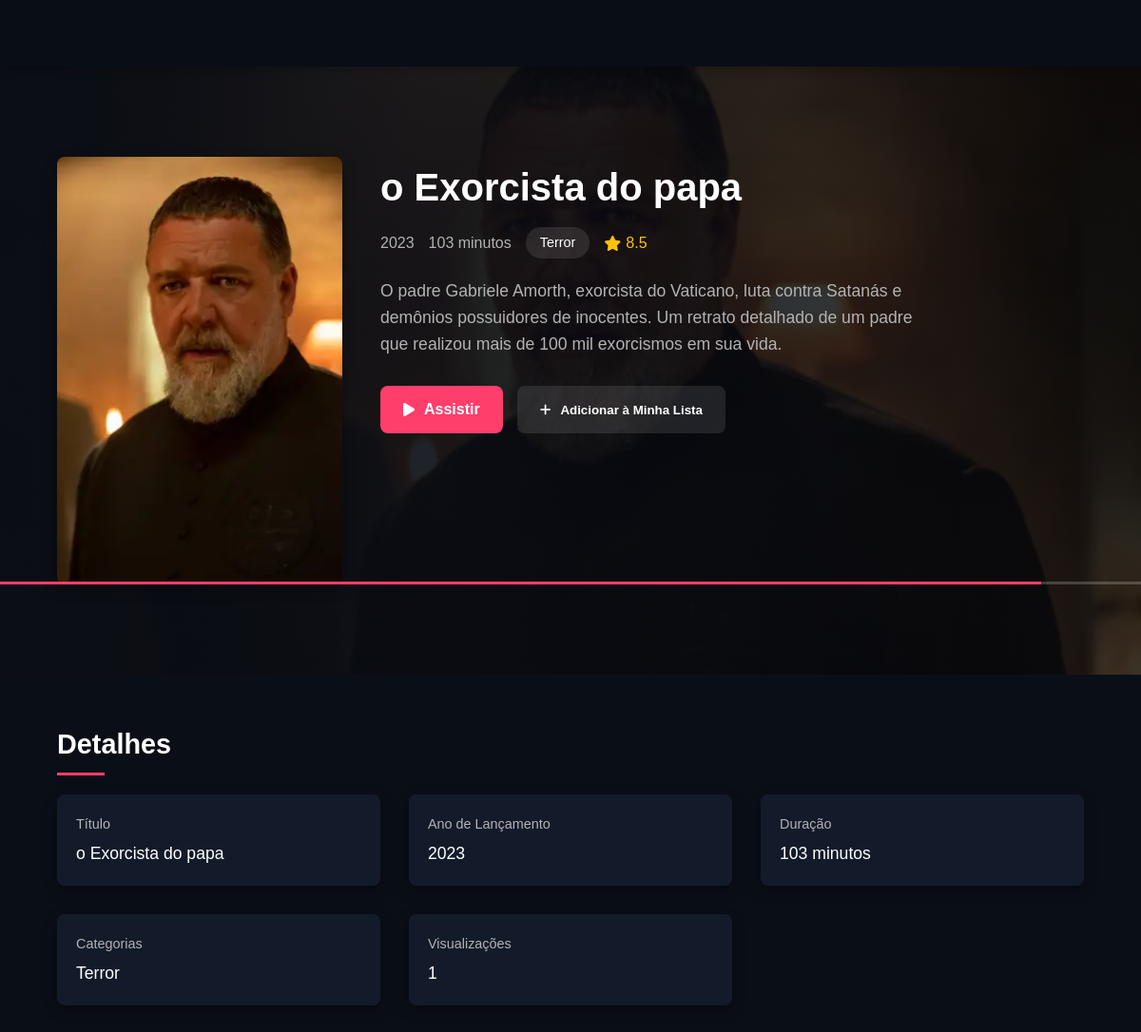
Screenshot of /movie/1 (signed in) with the database file from the repository.
### app.py (models this page shows, shortened)
class Movie(db.Model):
    id = db.Column(db.Integer, primary_key=True)
    title = db.Column(db.String(128), nullable=False)
    original_title = db.Column(db.String(128))
    description = db.Column(db.Text)
    release_year = db.Column(db.Integer)
    duration = db.Column(db.Integer)  # em minutos
    poster_url = db.Column(db.String(256))
    video_path = db.Column(db.String(256), nullable=False)
    views_count = db.Column(db.Integer, default=0)
    featured = db.Column(db.Boolean, default=False)
    created_at = db.Column(db.DateTime, default=datetime.utcnow)
    categories = db.relationship('Category', secondary=movie_categories, backref=db.backref('movies', lazy='dynamic'))
    watchlists = db.relationship('WatchList', backref='movie', lazy='dynamic', cascade='all, delete-orphan')
    views = db.relationship('View', backref='movie', lazy='dynamic', cascade='all, delete-orphan')

class Category(db.Model):
    id = db.Column(db.Integer, primary_key=True)
    name = db.Column(db.String(64), unique=True, nullable=False)
    slug = db.Column(db.String(64), unique=True, nullable=False)

### app.py (the view)
@app.route('/movie/<int:movie_id>')
def movie_details(movie_id):
    movie = Movie.query.get_or_404(movie_id)
    similar_movies = []
    if movie.categories:
        category_ids = [c.id for c in movie.categories]
        similar_movies = Movie.query.join(movie_categories).filter(
            movie_categories.c.category_id.in_(category_ids),
            Movie.id != movie.id
        ).distinct().limit(6).all()
    in_watchlist = False
    progress = 0
    if current_user.is_authenticated:
        watchlist_item = WatchList.query.filter_by(user_id=current_user.id, movie_id=movie.id).first()
        in_watchlist = watchlist_item is not None
        view = View.query.filter_by(user_id=current_user.id, movie_id=movie.id).order_by(
            View.date_viewed.desc()).first()
        if view:
            progress = (view.timestamp / (movie.duration * 60)) * 100 if movie.duration else 0
    return render_template('movie_details.html',
                           movie=movie,
                           similar_movies=similar_movies,
                           in_watchlist=in_watchlist,
                           progress=progress)

### app.py (called while the page is built)
@login_manager.user_loader
def load_user(user_id):
    return User.query.get(int(user_id))

### templates/MOVIE_DETAILS.HTML (shortened to what this page needs)
<!DOCTYPE html>
<html lang="pt-BR">
<head>
    <link rel="stylesheet" href="https://cdnjs.cloudflare.com/ajax/libs/font-awesome/6.4.0/css/all.min.css">
</head>
<body>
    <nav class="navbar">
    </nav>
    <section class="movie-hero">
        <img src="{{ url_for('static', filename=movie.poster_url) }}" alt="{{ movie.title }}" class="movie-backdrop">
        <div class="hero-overlay"></div>
        <div class="movie-content">
            <div class="movie-poster">
                <img src="{{ url_for('static', filename=movie.poster_url) }}" alt="{{ movie.title }}">
                {% if progress > 0 %}
                <div class="progress-container">
                    <div class="progress-bar" style="width: {{ progress }}%;"></div>
                </div>
                {% endif %}
            </div>
            <div class="movie-info">
                <h1 class="movie-title">{{ movie.title }}</h1>
                <div class="movie-meta">
                    <div class="movie-year">{{ movie.release_year }}</div>
                    <div class="movie-duration">{{ movie.duration }} minutos</div>
                    {% for category in movie.categories %}
                    <div class="movie-category">{{ category.name }}</div>
                    {% endfor %}
                    <div class="movie-rating">
                        <i class="fas fa-star"></i>
                        <span>8.5</span>
                    </div>
                </div>
                <p class="movie-description">{{ movie.description }}</p>
                <div class="movie-actions">
                    <a href="{{ url_for('watch_movie', movie_id=movie.id) }}" class="btn btn-primary">
                        <i class="fas fa-play"></i> Assistir
                    </a>
                    <button class="btn btn-secondary" id="addToWatchlistBtn" data-id="{{ movie.id }}" data-action="{{ 'remove' if in_watchlist else 'add' }}">
                        <i class="fas fa-{{ 'check' if in_watchlist else 'plus' }}"></i>
                        {{ 'Na Minha Lista' if in_watchlist else 'Adicionar à Minha Lista' }}
                    </button>
                </div>
            </div>
        </div>
    </section>
    <section class="movie-details-section">
        <h2 class="section-title">Detalhes</h2>
        <div class="movie-detail-grid">
            <div class="detail-item">
                <div class="detail-label">Título</div>
                <div class="detail-value">{{ movie.title }}</div>
            </div>
            <div class="detail-item">
                <div class="detail-label">Ano de Lançamento</div>
                <div class="detail-value">{{ movie.release_year }}</div>
            </div>
            <div class="detail-item">
                <div class="detail-label">Duração</div>
                <div class="detail-value">{{ movie.duration }} minutos</div>
            </div>
            <div class="detail-item">
                <div class="detail-label">Categorias</div>
                <div class="detail-value">
                    {% for category in movie.categories %}
                    {{ category.name }}{% if not loop.last %}, {% endif %}
                    {% endfor %}
                </div>
            </div>
            <div class="detail-item">
                <div class="detail-label">Visualizações</div>
                <div class="detail-value">{{ movie.views_count }}</div>
            </div>
        </div>
    </section>
</body>
</html>

### templates/MOVIE_DETAILS.HTML (style rules this page uses)
:root { --bg-primary: #0a0e17; --bg-secondary: #131b2a; --bg-card: #1a2437; --accent-color: #ff3e6c; --accent-hover: #ff0a47; --text-primary: #ffffff; --text-secondary: #b3b3b3; --border-radius: 8px; --card-shadow: 0 5px 15px rgba(0, 0, 0, 0.3); --nav-height: 70px; }
* { margin: 0; padding: 0; box-sizing: border-box; font-family: 'Poppins', Arial, sans-serif; }
body { background-color: var(--bg-primary); color: var(--text-primary); line-height: 1.6; }
a { text-decoration: none; color: var(--text-primary); transition: color 0.3s; }
.navbar { display: flex; justify-content: space-between; align-items: center; padding: 0 5%; height: var(--nav-height); background-color: rgba(10, 14, 23, 0.95); position: fixed; top: 0; width: 100%; z-index: 1000; backdrop-filter: blur(10px); box-shadow: 0 2px 10px rgba(0, 0, 0, 0.2); transition: all 0.3s ease; }
.movie-hero { height: 80vh; margin-top: var(--nav-height); position: relative; display: flex; align-items: center; background-color: #000; overflow: hidden; }
.movie-backdrop { position: absolute; top: 0; left: 0; width: 100%; height: 100%; object-fit: cover; opacity: 0.4; }
.hero-overlay { position: absolute; top: 0; left: 0; width: 100%; height: 100%; background: linear-gradient(90deg, rgba(10, 14, 23, 0.95) 0%, rgba(10, 14, 23, 0.7) 50%, rgba(10, 14, 23, 0.4) 100%); }
.movie-content { display: flex; padding: 0 5%; position: relative; z-index: 1; max-width: 1400px; margin: 0 auto; gap: 40px; }
.movie-poster { flex-shrink: 0; width: 300px; height: 450px; border-radius: var(--border-radius); overflow: hidden; box-shadow: var(--card-shadow); }
.movie-poster img { width: 100%; height: 100%; object-fit: cover; }
.movie-info { flex: 1; }
.movie-title { font-size: 2.5rem; font-weight: 700; margin-bottom: 10px; }
.movie-meta { display: flex; align-items: center; flex-wrap: wrap; gap: 15px; margin-bottom: 20px; }
.movie-year, .movie-duration { font-size: 1rem; color: var(--text-secondary); }
.movie-category { background-color: rgba(255, 255, 255, 0.1); padding: 5px 15px; border-radius: 20px; font-size: 0.9rem; }
.movie-rating { display: flex; align-items: center; gap: 5px; color: #ffc107; }
.movie-description { font-size: 1.1rem; margin-bottom: 30px; max-width: 80%; color: var(--text-secondary); }
.movie-actions { display: flex; gap: 15px; margin-bottom: 30px; }
.btn { padding: 12px 24px; border-radius: var(--border-radius); font-weight: 600; cursor: pointer; transition: all 0.3s; display: inline-flex; align-items: center; gap: 10px; border: none; }
.btn-primary { background-color: var(--accent-color); color: white; }
.btn-secondary { background-color: rgba(255, 255, 255, 0.1); color: var(--text-primary); }
.movie-details-section { padding: 50px 5%; max-width: 1400px; margin: 0 auto; }
.section-title { font-size: 1.8rem; font-weight: 700; margin-bottom: 30px; position: relative; }
.section-title::after { content: ''; position: absolute; left: 0; bottom: -10px; width: 50px; height: 3px; background-color: var(--accent-color); }
.movie-detail-grid { display: grid; grid-template-columns: repeat(auto-fill, minmax(250px, 1fr)); gap: 30px; margin-bottom: 50px; }
.detail-item { padding: 20px; background-color: var(--bg-secondary); border-radius: var(--border-radius); box-shadow: var(--card-shadow); }
.detail-label { font-size: 0.9rem; color: var(--text-secondary); margin-bottom: 5px; }
.detail-value { font-size: 1.1rem; font-weight: 500; }
.progress-container { width: 100%; height: 3px; background-color: rgba(255, 255, 255, 0.2); position: absolute; bottom: 0; left: 0; }
.progress-bar { height: 100%; background-color: var(--accent-color); width: 0%; }

### rows the page displays
Movie: poster_url (picture), title "o Exorcista do papa", release_year "2023", duration "103", description "O padre Gabriele Amorth, exorcista do Vaticano, luta contra Satanás e demônios possuidores de inocentes. Um retrato detalhado de um padre que realizou mais de 100 mil exorcismos em sua vida.", views_count "1"
Category: name "Terror"

### other values shown
{{ 'Na Minha Lista' if in_watchlist else 'Adicionar à Minha Lista' }} "Adicionar à Minha Lista"
